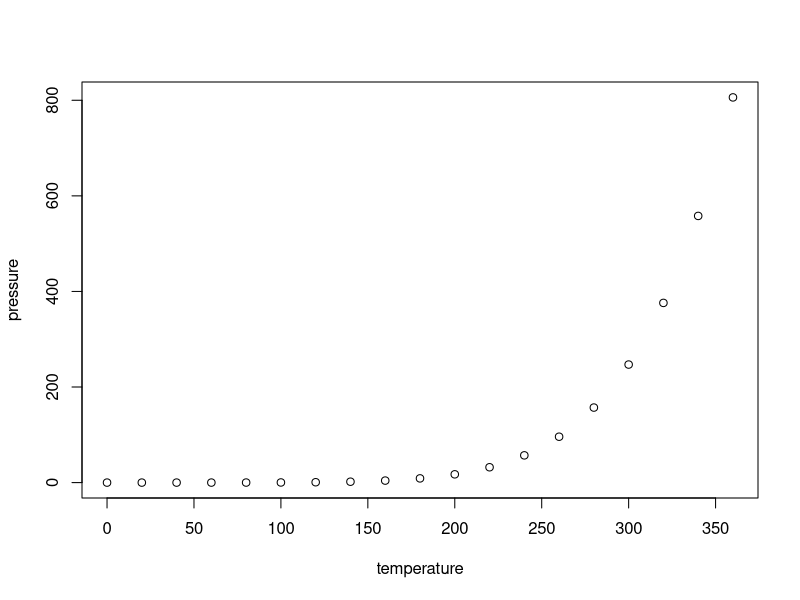
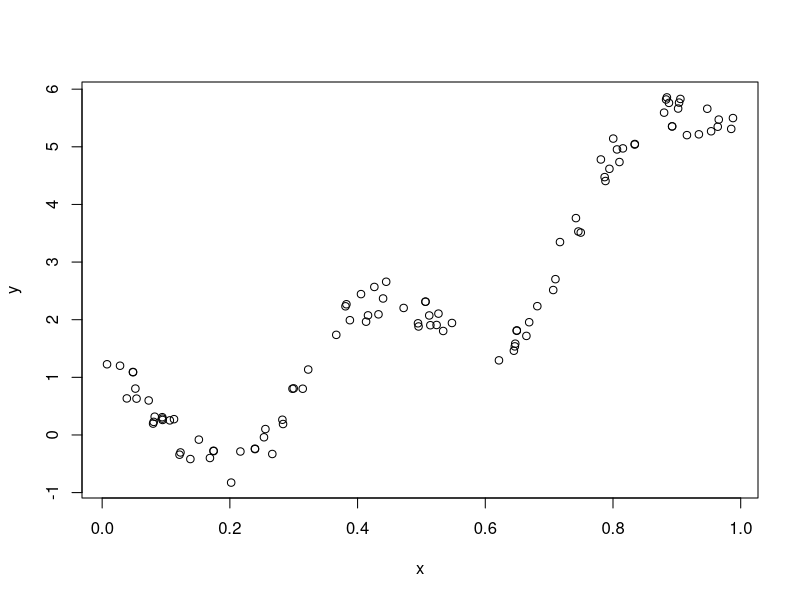

Generate these figures, in order, with R:
## ---- chunk 1
knitr::opts_chunk$set(echo = TRUE)
## ---- chunk 2
summary(cars)
## ---- chunk 3
plot(pressure)
## ---- chunk 4
f <- function(z){ return(5 * z ^ 2 + z + cos(15 * z) + 0.3 * sin(300 * z)) }
## ---- chunk 5
x <- runif(100)
y <- f(x)
## ---- chunk 6
plot(x, y)
